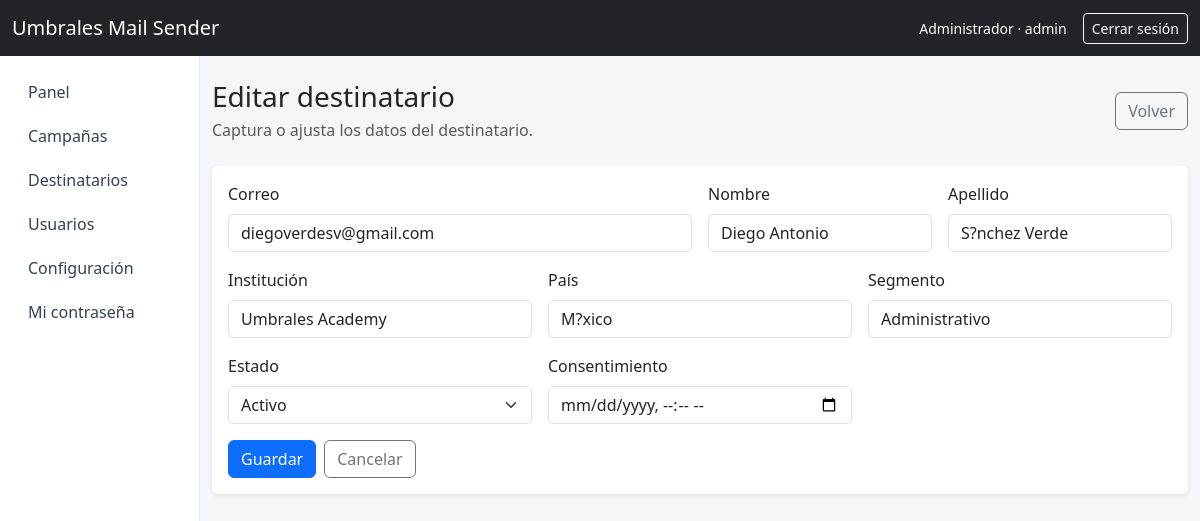
The page /recipients/14/edit (signed in) on the database its author committed.
### tables this page shows
CREATE TABLE `recipients` (
  `id` int(10) UNSIGNED NOT NULL,
  `email` varchar(190) NOT NULL,
  `first_name` varchar(120) DEFAULT NULL,
  `last_name` varchar(120) DEFAULT NULL,
  `institution` varchar(190) DEFAULT NULL,
  `country` varchar(120) DEFAULT NULL,
  `segment` varchar(120) DEFAULT NULL,
  `status` varchar(50) NOT NULL DEFAULT 'active',
  `consent_at` datetime DEFAULT NULL,
  `unsubscribed_at` datetime DEFAULT NULL,
  `created_at` datetime NOT NULL DEFAULT current_timestamp(),
  `updated_at` datetime NOT NULL DEFAULT current_timestamp() ON UPDATE current_timestamp()
);

### core/View.php (called while the page is built, shortened)
<?php
final class View
{
    public static function render(string $view, array $data = [], string $layout = 'main'): void
    {
        extract($data, EXTR_SKIP);
        $viewFile = APP_PATH . '/views/' . $view . '.php';
        require $viewFile;
    }
}

### core/Controller.php (called while the page is built, shortened)
<?php
abstract class Controller
{
    protected function view(string $view, array $data = []): void
    {
        View::render($view, $data);
    }
    protected function intId(string $value): int
    {
        $id = (int) $value;
        return $id;
    }
}

### app/controllers/RecipientsController.php (called while the page is built, shortened)
<?php
final class RecipientsController extends Controller
{
    public function edit(string $id): void
    {
        $recipient = (new Recipient())->find($this->intId($id));
        $this->view('recipients/form', [
            'title' => 'Editar destinatario',
            'recipient' => $recipient,
            'error' => Session::getFlash('error'),
        ]);
    }
}

### core/App.php (called while the page is built, shortened)
<?php
final class App
{
    private Router $router;
    public function __construct()
    {
        $this->router = new Router();
    }
    public function run(): void
    {
        $this->router->dispatch($_SERVER['REQUEST_METHOD'] ?? 'GET', $this->currentPath());
    }
    private function currentPath(): string
    {
        $uri = parse_url($_SERVER['REQUEST_URI'] ?? '/', PHP_URL_PATH);
        return $uri ?: '/';
    }
    private function registerRoutes(): void
    {
        $this->router->get('/', [DashboardController::class, 'index'], [Auth::class, 'requireAuth']);
        $this->router->get('/login', [AuthController::class, 'showLogin'], [Auth::class, 'requireGuest']);
        $this->router->post('/login', [AuthController::class, 'login'], [Auth::class, 'requireGuest']);
        $this->router->post('/logout', [AuthController::class, 'logout'], [Auth::class, 'requireAuth']);
        $this->router->get('/profile/password', [ProfileController::class, 'showPasswordForm'], [Auth::class, 'requireAuth']);
        $this->router->post('/profile/password', [ProfileController::class, 'updatePassword'], [Auth::class, 'requireAuth']);
        $this->router->get('/users', [UsersController::class, 'index'], [Auth::class, 'requireAdmin']);
        $this->router->get('/users/create', [UsersController::class, 'create'], [Auth::class, 'requireAdmin']);
        $this->router->post('/users/store', [UsersController::class, 'store'], [Auth::class, 'requireAdmin']);
        $this->router->get('/users/{id}/edit', [UsersController::class, 'edit'], [Auth::class, 'requireAdmin']);
        $this->router->post('/users/{id}/update', [UsersController::class, 'update'], [Auth::class, 'requireAdmin']);
        $this->router->post('/users/{id}/toggle', [UsersController::class, 'toggle'], [Auth::class, 'requireAdmin']);
        $this->router->post('/users/{id}/temp-password', [UsersController::class, 'generateTempPassword'], [Auth::class, 'requireAdmin']);
        $this->router->get('/recipients', [RecipientsController::class, 'index'], [Auth::class, 'requireAuth']);
        $this->router->get('/recipients/create', [RecipientsController::class, 'create'], [Auth::class, 'requireAdmin']);
        $this->router->post('/recipients/store', [RecipientsController::class, 'store'], [Auth::class, 'requireAdmin']);
        $this->router->get('/recipients/{id}/edit', [RecipientsController::class, 'edit'], [Auth::class, 'requireAdmin']);
        $this->router->post('/recipients/{id}/update', [RecipientsController::class, 'update'], [Auth::class, 'requireAdmin']);
        $this->router->post('/recipients/import', [RecipientsController::class, 'import'], [Auth::class, 'requireAdmin']);
        $this->router->get('/recipients/template', [RecipientsController::class, 'downloadTemplate'], [Auth::class, 'requireAuth']);
        $this->router->get('/recipients/{id}/history', [RecipientsController::class, 'history'], [Auth::class, 'requireAuth']);
        $this->router->get('/campaigns', [CampaignsController::class, 'index'], [Auth::class, 'requireAuth']);
        $this->router->get('/campaigns/create', [CampaignsController::class, 'create'], [Auth::class, 'requireAuth']);
        $this->router->post('/campaigns/store', [CampaignsController::class, 'store'], [Auth::class, 'requireAuth']);
        $this->router->get('/campaigns/{id}', [CampaignsController::class, 'show'], [Auth::class, 'requireAuth']);
        $this->router->get('/campaigns/{id}/edit', [CampaignsController::class, 'edit'], [Auth::class, 'requireAuth']);
        $this->router->post('/campaigns/{id}/update', [CampaignsController::class, 'update'], [Auth::class, 'requireAuth']);
        $this->router->post('/campaigns/{id}/activate', [CampaignsController::class, 'activate'], [Auth::class, 'requireAdmin']);
        $this->router->post('/campaigns/{id}/deactivate', [CampaignsController::class, 'deactivate'], [Auth::class, 'requireAdmin']);
        $this->router->post('/campaigns/{id}/delete', [CampaignsController::class, 'delete'], [Auth::class, 'requireAdmin']);
        $this->router->get('/campaigns/{id}/message', [CampaignsController::class, 'messageForm'], [Auth::class, 'requireAuth']);
        $this->router->post('/campaigns/{id}/message', [CampaignsController::class, 'saveMessage'], [Auth::class, 'requireAuth']);
        $this->router->get('/campaigns/{id}/preview', [CampaignsController::class, 'previewMessage'], [Auth::class, 'requireAuth']);
        $this->router->post('/campaigns/{id}/test', [CampaignsController::class, 'sendTest'], [Auth::class, 'requireAdmin']);
        $this->router->get('/campaigns/{id}/export', [CampaignsController::class, 'exportResults'], [Auth::class, 'requireAdmin']);
        $this->router->get('/campaigns/{id}/send', [CampaignsController::class, 'sendSetup'], [Auth::class, 'requireAuth']);
        $this->router->post('/campaigns/{id}/send/start', [CampaignsController::class, 'startSend'], [Auth::class, 'requireAdmin']);
        $this->router->get('/campaigns/{id}/recipients', [CampaignsController::class, 'recipients'], [Auth::class, 'requireAuth']);
        $this->router->post('/campaigns/{id}/recipients/import', [CampaignsController::class, 'importRecipients'], [Auth::class, 'requireAdmin']);
        $this->router->post('/campaigns/{id}/recipients/assign', [CampaignsController::class, 'assignRecipient'], [Auth::class, 'requireAdmin']);
        $this->router->post('/campaigns/{id}/recipients/assign-bulk', [CampaignsController::class, 'assignBulk'], [Auth::class, 'requireAdmin']);
        $this->router->get('/campaigns/{id}/recipients/template', [CampaignsController::class, 'downloadRecipientsTemplate'], [Auth::class, 'requireAuth']);
        $this->router->post('/campaigns/{id}/recipients/{recipientId}/remove', [CampaignsController::class, 'removeRecipient'], [Auth::class, 'requireAdmin']);
        $this->router->post('/campaigns/{id}/recipients/validate', [CampaignsController::class, 'validateRecipientsCsv'], [Auth::class, 'requireAdmin']);
        $this->router->get('/sending/{id}', [SendingController::class, 'show'], [Auth::class, 'requireAuth']);
        $this->router->get('/sending/{id}/status', [SendingController::class, 'status'], [Auth::class, 'requireAuth']);
        $this->router->post('/sending/{id}/process', [SendingController::class, 'process'], [Auth::class, 'requireAdmin']);
        $this->router->post('/sending/{id}/retry', [SendingController::class, 'retryFailed'], [Auth::class, 'requireAdmin']);
        $this->router->post('/sending/{id}/pause', [SendingController::class, 'pause'], [Auth::class, 'requireAdmin']);
        $this->router->post('/sending/{id}/resume', [SendingController::class, 'resume'], [Auth::class, 'requireAdmin']);
        $this->router->get('/settings', [SettingsController::class, 'index'], [Auth::class, 'requireAdmin']);
        $this->router->post('/settings/save', [SettingsController::class, 'save'], [Auth::class, 'requireAdmin']);
        $this->router->get('/unsubscribe/{token}', [PublicController::class, 'unsubscribe']);
    }
}

### index.php (called while the page is built, shortened)
<?php
$appConfig = require CONFIG_PATH . '/app.php';
spl_autoload_register(function (string $class): void {
    $paths = [
        APP_PATH  . '/controllers/' . $class . '.php',
        APP_PATH  . '/models/'      . $class . '.php',
        APP_PATH  . '/services/'    . $class . '.php',
        CORE_PATH . '/'             . $class . '.php',
    ];
    foreach ($paths as $path) {
        if (is_file($path)) {
            return;
        }
    }
});
$app = new App();
$app->run();

### config/database.php (called while the page is built)
<?php
return [
    'driver' => 'mysql',
    'host' => 'localhost',
    'port' => 3306,
    'database' => 'u313936967_meiler',
    'username' => 'u313936967_root',
    'password' => 'Umbrales220',
    'charset' => 'utf8mb4',
    'collation' => 'utf8mb4_unicode_ci',
];

### core/Database.php (called while the page is built, shortened)
<?php
final class Database
{
    private static ?PDO $pdo = null;
    public static function connection(): PDO
    {
        $config = require CONFIG_PATH . '/database.php';
        $dsn = sprintf(
            'mysql:host=%s;port=%d;dbname=%s;charset=%s',
            $config['host'],
            (int) $config['port'],
            $config['database'],
            $config['charset'] ?? 'utf8mb4'
        );
        self::$pdo = new PDO($dsn, $config['username'], $config['password'], [
            PDO::ATTR_ERRMODE => PDO::ERRMODE_EXCEPTION,
            PDO::ATTR_DEFAULT_FETCH_MODE => PDO::FETCH_ASSOC,
            PDO::ATTR_EMULATE_PREPARES => false,
        ]);
        self::$pdo->exec("SET NAMES utf8mb4 COLLATE utf8mb4_unicode_ci");
        return self::$pdo;
    }
}

### core/Model.php (called while the page is built, shortened)
<?php
abstract class Model
{
    protected PDO $db;
    public function __construct()
    {
        $this->db = Database::connection();
    }
    protected function fetchOne(string $sql, array $params = []): ?array
    {
        $stmt = $this->db->prepare($sql);
        $stmt->execute($params);
        $row = $stmt->fetch();
        return $row ?: null;
    }
}

### app/models/Recipient.php (called while the page is built, shortened)
<?php
final class Recipient extends Model
{
    public function find(int $id): ?array
    {
        return $this->fetchOne('SELECT * FROM recipients WHERE id = :id LIMIT 1', ['id' => $id]);
    }
}

### app/views/recipients/form.php (the view, shortened to what this page needs)
<div class="d-flex justify-content-between align-items-center mb-4">
    <div>
        <h1 class="h3 mb-1"><?= htmlspecialchars($title, ENT_QUOTES, 'UTF-8') ?></h1>
        <p class="text-muted mb-0">Captura o ajusta los datos del destinatario.</p>
    </div>
    <button type="button" id="backRecipientBtn" class="btn btn-outline-secondary">Volver</button>
</div>
<div class="card border-0 shadow-sm">
    <div class="card-body">
        <form id="recipientForm" method="post" action="<?= $recipient ? '/recipients/' . (int) $recipient['id'] . '/update' : '/recipients/store' ?>">
            <div class="row g-3">
                <div class="col-md-6">
                    <label class="form-label">Correo</label>
                    <input
                        type="email"
                        class="form-control"
                        name="email"
                        value="<?= htmlspecialchars((string) ($recipient['email'] ?? ''), ENT_QUOTES, 'UTF-8') ?>"
                        required
                    >
                </div>
                <div class="col-md-3">
                    <label class="form-label">Nombre</label>
                    <input
                        type="text"
                        class="form-control"
                        name="first_name"
                        value="<?= htmlspecialchars((string) ($recipient['first_name'] ?? ''), ENT_QUOTES, 'UTF-8') ?>"
                    >
                </div>
                <div class="col-md-3">
                    <label class="form-label">Apellido</label>
                    <input
                        type="text"
                        class="form-control"
                        name="last_name"
                        value="<?= htmlspecialchars((string) ($recipient['last_name'] ?? ''), ENT_QUOTES, 'UTF-8') ?>"
                    >
                </div>
                <div class="col-md-4">
                    <label class="form-label">Institución</label>
                    <input
                        type="text"
                        class="form-control"
                        name="institution"
                        value="<?= htmlspecialchars((string) ($recipient['institution'] ?? ''), ENT_QUOTES, 'UTF-8') ?>"
                    >
                </div>
                <div class="col-md-4">
                    <label class="form-label">País</label>
                    <input
                        type="text"
                        class="form-control"
                        name="country"
                        value="<?= htmlspecialchars((string) ($recipient['country'] ?? ''), ENT_QUOTES, 'UTF-8') ?>"
                    >
                </div>
                <div class="col-md-4">
                    <label class="form-label">Segmento</label>
                    <input
                        type="text"
                        class="form-control"
                        name="segment"
                        value="<?= htmlspecialchars((string) ($recipient['segment'] ?? ''), ENT_QUOTES, 'UTF-8') ?>"
                    >
                </div>
                <div class="col-md-4">
                    <label class="form-label">Estado</label>
                    <select class="form-select" name="status">
                        <option value="active" <?= (($recipient['status'] ?? 'active') === 'active') ? 'selected' : '' ?>>Activo</option>
                    </select>
                </div>
                <div class="col-md-4">
                    <label class="form-label">Consentimiento</label>
                    <input
                        type="datetime-local"
                        class="form-control"
                        name="consent_at"
                        value="<?= !empty($recipient['consent_at']) ? date('Y-m-d\TH:i', strtotime((string) $recipient['consent_at'])) : '' ?>"
                    >
                </div>
            </div>
            <div class="mt-3 d-flex gap-2">
                <button type="submit" class="btn btn-primary">Guardar</button>
                <button type="button" id="cancelRecipientBtn" class="btn btn-outline-secondary">Cancelar</button>
            </div>
        </form>
    </div>
</div>

### core/Router.php (shortened to what this page needs)
<?php
final class Router
{
    private array $routes = [];
    private function add(string $method, string $pattern, array $action, array $middleware): void
    {
        $this->routes[] = compact('method', 'pattern', 'action', 'middleware');
    }
    public function dispatch(string $method, string $path): void
    {
        foreach ($this->routes as $route) {
            if ($route['method'] !== strtoupper($method)) {
                continue;
            }
            $params = $this->match($route['pattern'], $path);
            if ($params === null) {
                continue;
            }
            [$class, $action] = $route['action'];
            $controller = new $class();
            call_user_func_array([$controller, $action], array_values($params));
            return;
        }
    }
    private function match(string $pattern, string $path): ?array
    {
        $regex = preg_replace('#\{([a-zA-Z_][a-zA-Z0-9_]*)\}#', '(?P<$1>[^/]+)', $pattern);
        $regex = '#^' . $regex . '$#';
        if (!preg_match($regex, $path, $matches)) {
            return null;
        }
        $params = [];
        foreach ($matches as $key => $value) {
            if (!is_int($key)) {
                $params[$key] = $value;
            }
        }
        return $params;
    }
}

### rows shown on the page
recipients: email "diegoverdesv@gmail.com", first_name "Diego Antonio", last_name "S?nchez Verde", institution "Umbrales Academy", country "M?xico", segment "Administrativo", status "Activo"
